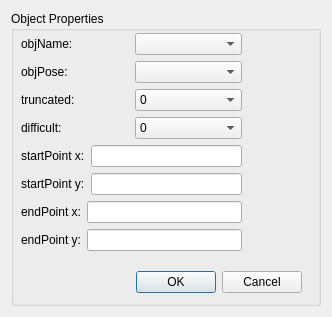
<?xml version="1.0" encoding="UTF-8"?>
<ui version="4.0">
 <author>ChunxuLi</author>
 <class>loadInfo</class>
 <widget class="QDialog" name="loadInfo">
  <property name="geometry">
   <rect>
    <x>0</x>
    <y>0</y>
    <width>332</width>
    <height>317</height>
   </rect>
  </property>
  <property name="windowTitle">
   <string>Dialog</string>
  </property>
  <layout class="QGridLayout" name="gridLayout">
   <item row="0" column="0">
    <widget class="QGroupBox" name="groupBox">
     <property name="title">
      <string>Object Properties</string>
     </property>
     <widget class="QWidget" name="layoutWidget">
      <property name="geometry">
       <rect>
        <x>10</x>
        <y>22</y>
        <width>221</width>
        <height>220</height>
       </rect>
      </property>
      <layout class="QVBoxLayout" name="verticalLayout">
       <item>
        <layout class="QHBoxLayout" name="horizontalLayout">
         <item>
          <widget class="QLabel" name="objName">
           <property name="text">
            <string>objName:</string>
           </property>
           <property name="buddy">
            <cstring>comboBoxName</cstring>
           </property>
          </widget>
         </item>
         <item>
          <widget class="QComboBox" name="comboBoxName"/>
         </item>
        </layout>
       </item>
       <item>
        <layout class="QHBoxLayout" name="horizontalLayout_2">
         <item>
          <widget class="QLabel" name="objPose">
           <property name="text">
            <string>objPose:</string>
           </property>
           <property name="buddy">
            <cstring>comboBoxPose</cstring>
           </property>
          </widget>
         </item>
         <item>
          <widget class="QComboBox" name="comboBoxPose"/>
         </item>
        </layout>
       </item>
       <item>
        <layout class="QHBoxLayout" name="horizontalLayout_3">
         <item>
          <widget class="QLabel" name="truncated">
           <property name="text">
            <string>truncated:</string>
           </property>
           <property name="buddy">
            <cstring>comboBoxTruncated</cstring>
           </property>
          </widget>
         </item>
         <item>
          <widget class="QComboBox" name="comboBoxTruncated">
           <item>
            <property name="text">
             <string>0</string>
            </property>
           </item>
           <item>
            <property name="text">
             <string>1</string>
            </property>
           </item>
          </widget>
         </item>
        </layout>
       </item>
       <item>
        <layout class="QHBoxLayout" name="horizontalLayout_4">
         <item>
          <widget class="QLabel" name="difficult">
           <property name="text">
            <string>difficult:</string>
           </property>
           <property name="buddy">
            <cstring>comboBoxDifficult</cstring>
           </property>
          </widget>
         </item>
         <item>
          <widget class="QComboBox" name="comboBoxDifficult">
           <item>
            <property name="text">
             <string>0</string>
            </property>
           </item>
           <item>
            <property name="text">
             <string>1</string>
            </property>
           </item>
          </widget>
         </item>
        </layout>
       </item>
       <item>
        <layout class="QHBoxLayout" name="horizontalLayout_5">
         <item>
          <widget class="QLabel" name="startPointX">
           <property name="text">
            <string>startPoint x:</string>
           </property>
           <property name="buddy">
            <cstring>lineEditStartPointX</cstring>
           </property>
          </widget>
         </item>
         <item>
          <widget class="QLineEdit" name="lineEditStartPointX"/>
         </item>
        </layout>
       </item>
       <item>
        <layout class="QHBoxLayout" name="horizontalLayout_6">
         <item>
          <widget class="QLabel" name="startPointY">
           <property name="text">
            <string>startPoint y:</string>
           </property>
           <property name="buddy">
            <cstring>lineEditStartPointY</cstring>
           </property>
          </widget>
         </item>
         <item>
          <widget class="QLineEdit" name="lineEditStartPointY"/>
         </item>
        </layout>
       </item>
       <item>
        <layout class="QHBoxLayout" name="horizontalLayout_7">
         <item>
          <widget class="QLabel" name="endPointX">
           <property name="text">
            <string>endPoint x:</string>
           </property>
           <property name="buddy">
            <cstring>lineEditEndPointX</cstring>
           </property>
          </widget>
         </item>
         <item>
          <widget class="QLineEdit" name="lineEditEndPointX"/>
         </item>
        </layout>
       </item>
       <item>
        <layout class="QHBoxLayout" name="horizontalLayout_8">
         <item>
          <widget class="QLabel" name="endPointY">
           <property name="text">
            <string>endPoint y:</string>
           </property>
           <property name="buddy">
            <cstring>lineEditEndPointY</cstring>
           </property>
          </widget>
         </item>
         <item>
          <widget class="QLineEdit" name="lineEditEndPointY"/>
         </item>
        </layout>
       </item>
      </layout>
     </widget>
     <widget class="QDialogButtonBox" name="buttonBox">
      <property name="geometry">
       <rect>
        <x>60</x>
        <y>260</y>
        <width>231</width>
        <height>23</height>
       </rect>
      </property>
      <property name="orientation">
       <enum>Qt::Horizontal</enum>
      </property>
      <property name="standardButtons">
       <set>QDialogButtonBox::Cancel|QDialogButtonBox::Ok</set>
      </property>
     </widget>
    </widget>
   </item>
  </layout>
 </widget>
 <resources/>
 <connections>
  <connection>
   <sender>buttonBox</sender>
   <signal>accepted()</signal>
   <receiver>loadInfo</receiver>
   <slot>accept()</slot>
   <hints>
    <hint type="sourcelabel">
     <x>248</x>
     <y>254</y>
    </hint>
    <hint type="destinationlabel">
     <x>157</x>
     <y>274</y>
    </hint>
   </hints>
  </connection>
  <connection>
   <sender>buttonBox</sender>
   <signal>rejected()</signal>
   <receiver>loadInfo</receiver>
   <slot>reject()</slot>
   <hints>
    <hint type="sourcelabel">
     <x>316</x>
     <y>260</y>
    </hint>
    <hint type="destinationlabel">
     <x>286</x>
     <y>274</y>
    </hint>
   </hints>
  </connection>
 </connections>
</ui>
